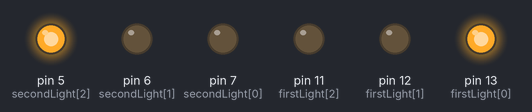
Recording of a sketch running on a simulated Arduino Uno, built with avr-gcc and run on an emulated ATmega328P. On the bench: output pins drawn as LEDs (lit = HIGH).

Above: at 3.5 s.
At 8.1 s:
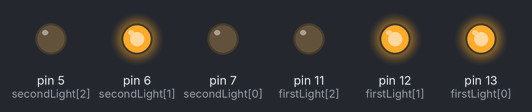
At 12.8 s:
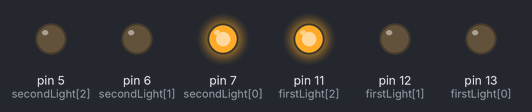
At 17.4 s:
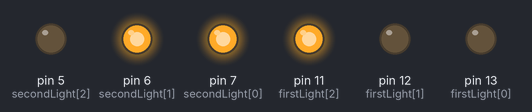
Timing chart, 0 to 24.3 s (numbered marks = the images above):
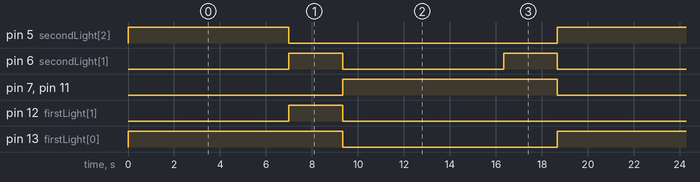

The sketch:

TrafficControl.ino
```cpp
int firstLight[]={13,12,11};
int secondLight[]={7,6,5};
int delayT=7000;


void setup() {
for(int i=0;i<3;i++){
  pinMode(firstLight[i],OUTPUT);
}
for(int i=0;i<3;i++){
  pinMode(secondLight[i],OUTPUT);
}
}

void loop() {
  digitalWrite(secondLight[0],LOW);
  digitalWrite(secondLight[1],LOW);
  digitalWrite(secondLight[2],HIGH);

  digitalWrite(firstLight[0],HIGH);
  digitalWrite(firstLight[1],LOW);
  digitalWrite(firstLight[2],LOW);

delay(delayT);
   digitalWrite(secondLight[1],HIGH);
  digitalWrite(secondLight[2],LOW);


  digitalWrite(firstLight[1],HIGH);

delay(delayT/3);
    digitalWrite(secondLight[0],HIGH);
    digitalWrite(secondLight[1],LOW);

  digitalWrite(firstLight[0],LOW);
  digitalWrite(firstLight[1],LOW);
  digitalWrite(firstLight[2],HIGH);

delay(delayT);
 digitalWrite(secondLight[1],HIGH);
 delay(delayT/3);


}
```

Measured:
- by itself, pin 5 (secondLight[2]): alternates HIGH for 7.0 s and LOW for 11.7 s
- by itself, pin 6 (secondLight[1]): alternates HIGH for 2.3 s and LOW for 7.0 s
- by itself, pin 7 (secondLight[0]), pin 11 (firstLight[2]), pin 13 (firstLight[0]): alternates HIGH for 9.3 s and LOW for 9.3 s
- by itself, pin 12 (firstLight[1]): alternates HIGH for 2.3 s and LOW for 16.3 s
